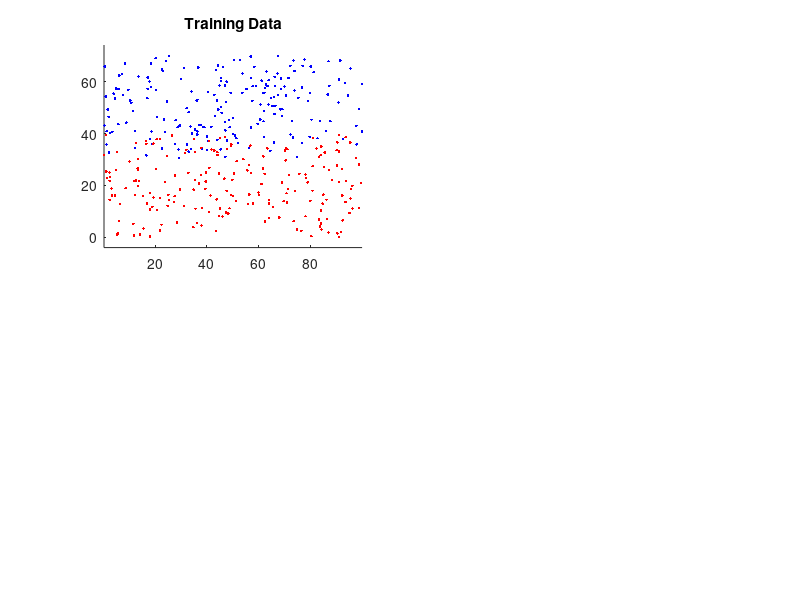

Reproduce this figure in MATLAB. (Note: this script raises an error after producing the figure.)
% Example for adaboost.m
%
% Type "edit adaboost.m" to see the code



% Make training data of two classes "red" and "blue"
 % with 2 features for each sample (the position  x and y).
  angle=rand(200,1)*100; l=rand(200,1)*40+30; blue=[angle l];
  angle=rand(200,1)*100; l=rand(200,1)*40;    red=[angle l];

 % All the training data
  datafeatures=[blue;red];
  dataclass(1:200)=-1; dataclass(201:400)=1;

 % Show the data
  figure, subplot(2,2,1), hold on; axis equal;
  plot(blue(:,1),blue(:,2),'b.'); plot(red(:,1),red(:,2),'r.');
  title('Training Data');
  
 % Use Adaboost to make a classifier
  [classestimate,model]=adaboost('train',datafeatures,dataclass,50);

 % Training results
 % Show results
  blue=datafeatures(classestimate==-1,:); red=datafeatures(classestimate==1,:);
  I=zeros(161,161);
  for i=1:length(model)
      if(model(i).dimension==1)
          if(model(i).direction==1), rec=[-80 -80 80+model(i).threshold 160];
          else rec=[model(i).threshold -80 80-model(i).threshold 160 ];
          end
      else
          if(model(i).direction==1), rec=[-80 -80 160 80+model(i).threshold];
          else rec=[-80 model(i).threshold 160 80-model(i).threshold];
          end
      end
      rec=round(rec);
      y=rec(1)+81:rec(1)+81+rec(3); x=rec(2)+81:rec(2)+81+rec(4);
      I=I-model(i).alpha; I(x,y)=I(x,y)+2*model(i).alpha;    
  end
 subplot(2,2,2), imshow(I,[]); colorbar; axis xy;
 colormap('jet'), hold on
 plot(blue(:,1)+81,blue(:,2)+81,'bo');
 plot(red(:,1)+81,red(:,2)+81,'ro');
 title('Training Data classified with adaboost model');

 % Show the error verus number of weak classifiers
 error=zeros(1,length(model)); for i=1:length(model), error(i)=model(i).error; end 
 subplot(2,2,3), plot(error); title('Classification error versus number of weak classifiers');

 % Make some test data
  angle=rand(200,1)*2*pi; l=rand(200,1)*70; testdata=[sin(angle).*l cos(angle).*l];

 % Classify the testdata with the trained model
  testclass=adaboost('apply',testdata,model);

 % Show result
  blue=testdata(testclass==-1,:); red=testdata(testclass==1,:);

 % Show the data
  subplot(2,2,4), hold on
  plot(blue(:,1),blue(:,2),'b*');
  plot(red(:,1),red(:,2),'r*');
  axis equal;
  title('Test Data classified with adaboost model');
